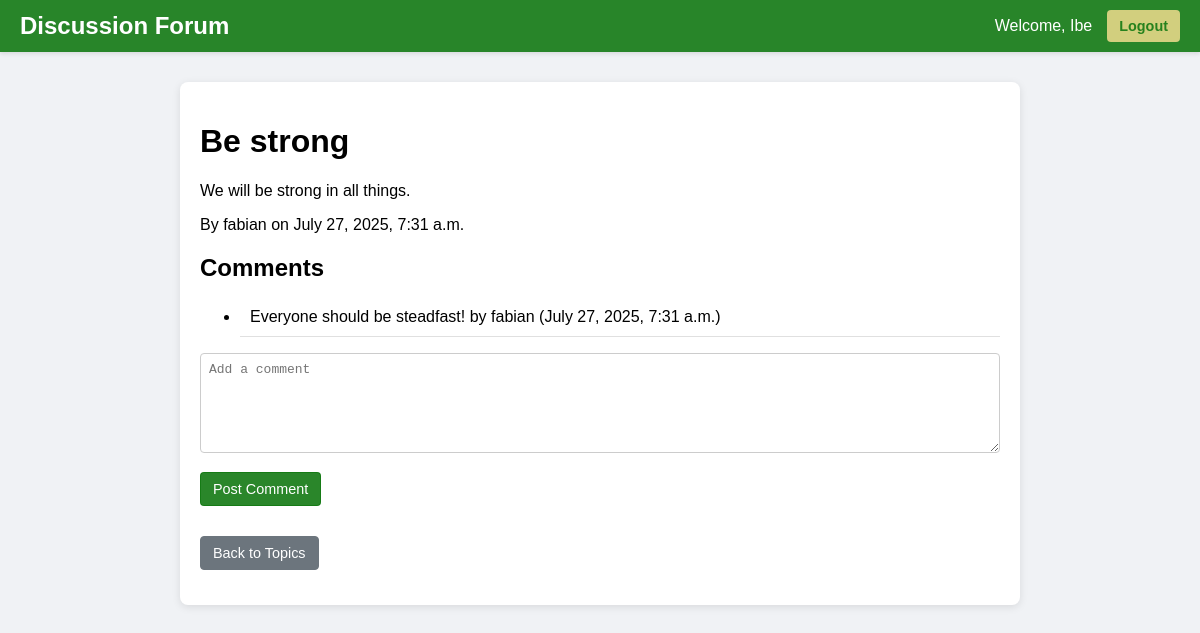
Screenshot of /topic/1/ (signed in) with the database file from the repository.
### discussion/models.py (models this page shows, shortened)
class Topic(models.Model):
    title = models.CharField(max_length=200)
    content = models.TextField()
    category = models.CharField(max_length=50, default='General')
    creator = models.ForeignKey(User, on_delete=models.CASCADE)
    creation_date = models.DateTimeField(auto_now_add=True)

class Comment(models.Model):
    content = models.TextField()
    author = models.ForeignKey(User, on_delete=models.CASCADE)
    topic = models.ForeignKey(Topic, on_delete=models.CASCADE)
    timestamp = models.DateTimeField(auto_now_add=True)

### discussion/views.py (the view)
# urls.py: path('topic/<int:pk>/', views.topic_detail, name='topic_detail'),
@login_required
def topic_detail(request, pk):
    topic = get_object_or_404(Topic, pk=pk)
    comments = Comment.objects.filter(topic=topic)
    if request.method == 'POST':
        content = request.POST.get('content')
        Comment.objects.create(content=content, author=request.user, topic=topic)
        return redirect('topic_detail', pk=pk)
    return render(request, 'discussion/topic_detail.html', {'topic': topic, 'comments': comments})

### discussion/templates/discussion/topic_detail.html (shortened to what this page needs)
<!DOCTYPE html>
<html lang="en">
<head>
    {% load static %}
    <link href="{% static 'discussion/style.css' %}" rel="stylesheet">
</head>
<body>
    <nav class="navbar">
        <div class="navbar-container">
            <a class="navbar-brand" href="{% url 'topic_list' %}">Discussion Forum</a>
            <div class="navbar-nav">
                {% if user.is_authenticated %}
                    <span class="nav-text">Welcome, {{ user.username }}</span>
                    <form method="post" action="{% url 'logout' %}">
                        <button type="submit" class="nav-button">Logout</button>
                    </form>
                {% else %}
                    <a href="{% url 'login' %}">Login</a>
                    <a href="{% url 'register' %}">Register</a>
                {% endif %}
            </div>
        </div>
    </nav>
    <div class="content-container">
        <h1>{{ topic.title }}</h1>
        <p>{{ topic.content }}</p>
        <p>By {{ topic.creator }} on {{ topic.creation_date }}</p>
        <h2 class="form-group">Comments</h2>
        <ul class="list-unstyled">
            {% for comment in comments %}
                <li class="comment-item">
                    {{ comment.content }} by {{ comment.author }} ({{ comment.timestamp }})
                </li>
            {% endfor %}
        </ul>
        {% if user.is_authenticated %}
            <form method="post" class="form-group">
                <div class="form-group">
                    <textarea name="content" placeholder="Add a comment" required></textarea>
                </div>
                <button type="submit" class="btn btn-primary">Post Comment</button>
            </form>
        {% else %}
            <p class="form-group"><a href="{% url 'login' %}" class="btn btn-secondary">Login to comment</a></p>
        {% endif %}
        <p class="form-group"><a href="{% url 'topic_list' %}" class="btn btn-secondary">Back to Topics</a></p>
    </div>
</body>
</html>

### discussion/static/discussion/style.css (style rules this page uses)
body { font-family: Arial, sans-serif; background-color: #f0f2f5; margin: 0; padding: 0; }
.navbar { background-color: rgba(19, 121, 19, 0.9); padding: 10px 20px; box-shadow: 0 2px 4px rgba(0, 0, 0, 0.1); }
.navbar-container { max-width: 1200px; margin: 0 auto; display: flex; justify-content: space-between; align-items: center; }
.navbar-brand { color: #fff; font-size: 1.5em; font-weight: bold; text-decoration: none; }
.navbar-nav { display: flex; align-items: center; gap: 15px; }
.navbar-nav a, .navbar-nav .nav-text { color: #fff; text-decoration: none; font-size: 1em; }
.navbar-nav form { display: inline; }
.nav-button { background-color: #555; color: #fff; border: none; padding: 8px 12px; border-radius: 4px; cursor: pointer; font-size: 0.9em; }
.content-container { max-width: 800px; margin: 30px auto; padding: 20px; background-color: #fff; border-radius: 8px; box-shadow: 0 2px 8px rgba(0, 0, 0, 0.1); }
.form-group { margin-bottom: 15px; }
.form-group input, .form-group textarea { width: 100%; padding: 8px; border: 1px solid #ccc; border-radius: 4px; font-size: 1em; box-sizing: border-box; }
.form-group textarea { resize: vertical; min-height: 100px; }
.btn { display: inline-block; padding: 8px 12px; border-radius: 4px; text-decoration: none; font-size: 0.9em; cursor: pointer; margin-right: 8px; }
.btn-primary { background-color: rgba(19, 121, 19, 0.9); color: #fff; border: 1px solid rgba(19, 121, 19, 0.9); }
.btn-secondary { background-color: #6c757d; color: #fff; border: 1px solid #6c757d; }
.btn.btn-secondary { margin-top: 1em; }
.nav-button { background-color: rgba(229, 215, 136, 0.9); color: rgba(19, 121, 19, 0.9); font-weight: bold; }
.topic-item, .comment-item { padding: 10px; margin-bottom: 10px; border-bottom: 1px solid #e0e0e0; }

### rows the page displays
Topic: title "Be strong", content "We will be strong in all things.", creator "fabian", creation_date "July 27, 2025, 7:31 a.m."
Comment: content "Everyone should be steadfast!", author "fabian", timestamp "July 27, 2025, 7:31 a.m."

### other values shown
{{ user.username }} "Ibe"
